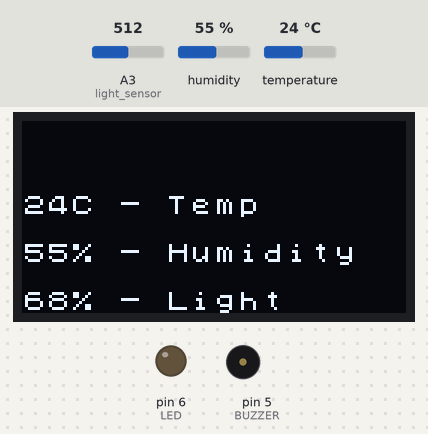
Bench run of a sketch on a simulated Arduino Uno, built with avr-gcc and run on an emulated ATmega328P. Parts: 128×64 one-colour display, output pins drawn as LEDs (lit = HIGH), buzzer (waves = sounding, pin HIGH). The test bench sets the inputs (shaded band); at power-on: temperature 24 °C, A3 (light_sensor) = 512, humidity 55 %. What the sketch prints to the serial monitor is not drawn.

Above: at 1.2 s.
1.3 s: temperature set to 5.5 °C
At 3.1 s:
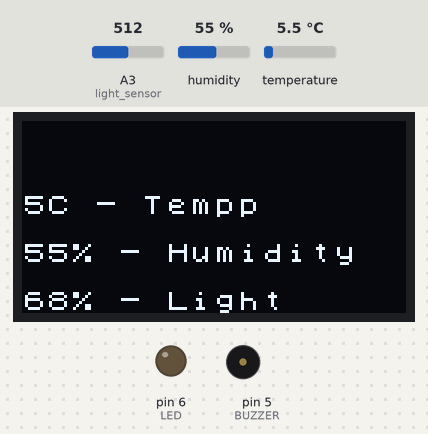
3.9 s: temperature set to 4.5 °C
At 6.1 s:
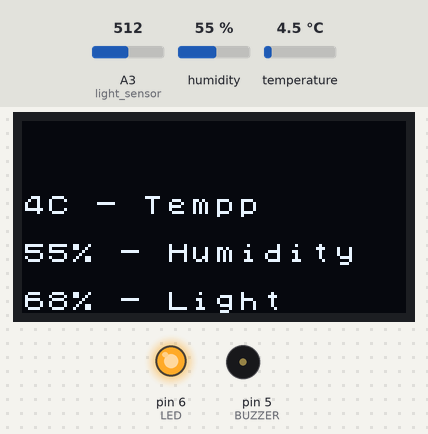
6.4 s: A3 (light_sensor) set to 716
At 7.8 s:
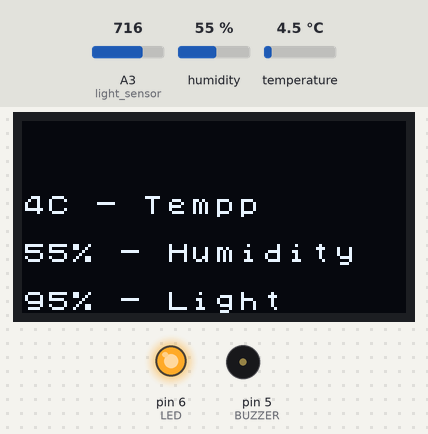
8.8 s: humidity set to 22 %
At 10.8 s:
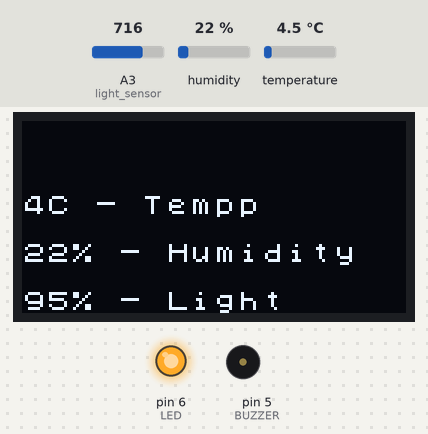
11.1 s: A3 (light_sensor) set to 900
At 12.6 s:
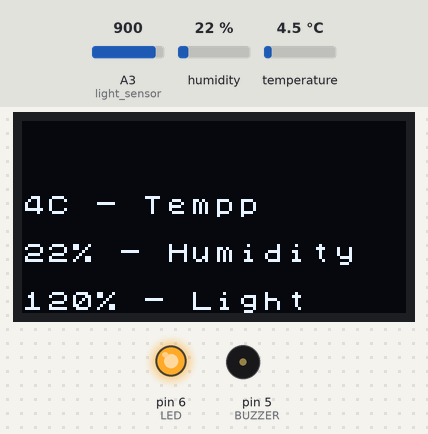
13.6 s: temperature set to 12 °C
At 15.2 s:
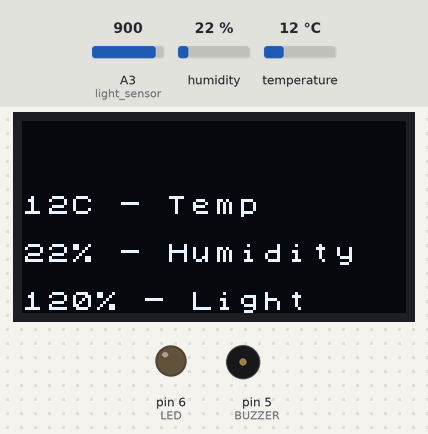
Timing chart, 0 to 16.7 s (numbered marks = the images above; inputs shaded):
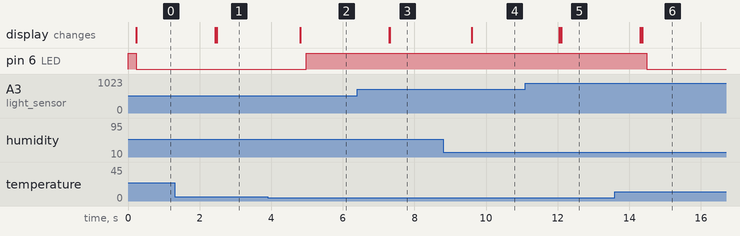

Measured:
- the behaviour switches between 5 and 4.9 °C on temperature (found by bisection; images 1 and 2)
- after the input at 1.3 s, the display: first changes after 1.1 s (image 1 shows a later state)
- after the input at 3.9 s, pin 6 (LED): LOW → HIGH after 1.1 s; the display: changes after 0.91 s (image 2)
- after the input at 6.4 s, the display: first changes after 0.90 s (image 3 shows a later state)
- after the input at 8.8 s, the display: first changes after 0.80 s (image 4 shows a later state)
- after the input at 11.1 s, the display: first changes after 0.95 s (image 5 shows a later state)
- after the input at 13.6 s, pin 6 (LED): HIGH → LOW after 0.89 s; the display: first changes after 0.71 s (image 6 shows a later state)

The sketch:

Temp2.ino
```cpp
/*tutorials from
https://sensorkit.arduino.cc/sensorkit/module/lessons/lesson/08-the-temperature-sensor
https://www.arduino.cc/reference/en/libraries/arduino_sensorkit/
https://create.arduino.cc/projecthub/Jasleen1429/temperature-sensor-to-control-servo-motor-b770f9?ref=search&ref_id=temperature&offset=2
*/

#include "Arduino_SensorKit.h"

#define BUZZER 5
#define BUTTON 4

int LED = 6;
int button = 4;
int temp;
int humid;
int light_sensor = A3;
int value = 0;

int tempMin = 5;

void setup() {
 Serial.begin(9600);
 Environment.begin();

 pinMode(BUZZER, OUTPUT);
 pinMode (BUTTON, INPUT);

 pinMode(LED, OUTPUT);
 digitalWrite(LED, HIGH);

 Oled.begin();
 Oled.setFlipMode(true);
}

void loop() {

  int raw_light = analogRead(light_sensor); // read the raw value from light_sensor pin (A3)
  int light = map(raw_light, 0, 750, 0, 100); // map the value from 0, 75 to 0, 100

  Serial.print("Temperature = ");
  Serial.print(Environment.readTemperature()); //print temperature
  Serial.println(" C");
  Serial.print("Humidity = ");
  Serial.print(Environment.readHumidity()); //print humidity
  Serial.println(" %");
  Serial.print("Light level = ");
  Serial.println(light);

  humid = Environment.readHumidity();
  temp = Environment.readTemperature();
  Oled.setFont(u8x8_font_chroma48medium8_r);
  Oled.setCursor(0, 3);
  Oled.print(temp);
  Oled.println("C - Temp");
  Oled.println();
  Oled.print(humid);
  Oled.println("% - Humidity");
  Oled.println();
  Oled.print(light);
  Oled.println("% - Light");

if (temp < tempMin){
  digitalWrite(LED, HIGH);
  }
else if (light < 60){
digitalWrite(LED, HIGH);
  }
else{
  digitalWrite(LED, LOW);
}


/*if (light < 60){
digitalWrite(LED, HIGH);
  }
else {
digitalWrite(LED, LOW);
}*/

delay(1000);

}
```
